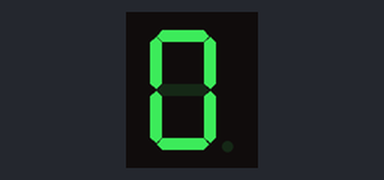
Simulated run of this sketch. Board: Arduino Uno, built with avr-gcc and run on an emulated ATmega328P. Parts: 1-digit seven-segment display. Wiring (inferred from the names in the program): 1-digit 7-segment display, segments lit when HIGH: segments pin 11, pin 12, pin 7, pin 2, pin 6, pin 9, pin 10. The segment pins are drawn as the display they are named for.

Above: at 0.1 s.
At 1.1 s:
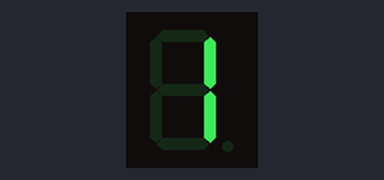
At 2.1 s:
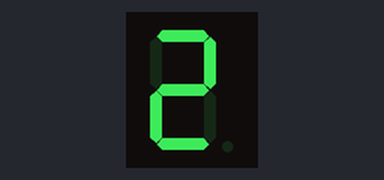

Measured:
- by itself, everything shown: repeats every 3.0 s, in 3 steps
- what the display in image 1 shows lasts 1.0 s, from 1.0 s to 2.0 s

The sketch:

Seven-Segment_Display.ino
```cpp
int a = 11; //top
int f = 9; //top left
int b = 12; //top right
int g = 10; //middle
int c= 7; //bottom right
int e = 6; //bottom left
int d = 2; //bottom

void setup(){
pinMode(a, OUTPUT);
pinMode(b, OUTPUT);
pinMode(c, OUTPUT);
pinMode(d, OUTPUT);
pinMode(e, OUTPUT);
pinMode(f, OUTPUT);
pinMode(g, OUTPUT);

}
int pins[7] = {a, b, c, d, e, f, g};
void displayNumber(int *number) {
  for (int i = 0; i < 7; i++) {
    digitalWrite(pins[i], number[i]);
  }
}

void loop(){

int numberCount = 3;

int numbers[numberCount][7] = {
  {1, 1, 1, 1, 1, 1, 0}, // 0
  {0, 1, 1, 0, 0, 0, 0}, // 1
  {1, 1, 0, 1, 1, 0, 1}, // 2
};

for (int i = 0; i < numberCount; i++) {
  displayNumber(numbers[i]);
  delay(1000);
}
}
```
